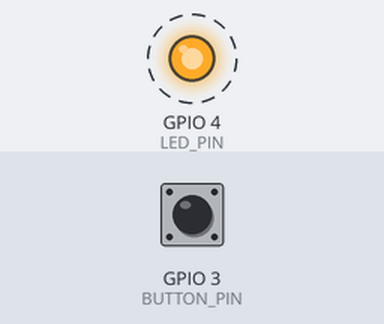
Simulated run of this sketch. Board: ESP32-C3. On the bench: output pins drawn as LEDs (lit = HIGH). Dashed ring = blinking. The inputs (shaded band) are chosen by the test bench; at power-on: GPIO 3 (BUTTON_PIN) HIGH. WiFi joins after 1.5 s; servers stay silent unless stated; uploads are accepted with an empty reply; what the sketch prints to the serial monitor is not drawn.

Above: at 3.06 s.
3.3 s: GPIO 3 (BUTTON_PIN) pulled LOW for 0.15 s
6.0 s: GPIO 3 (BUTTON_PIN) pulled LOW for 3.2 s
At 10.4 s:
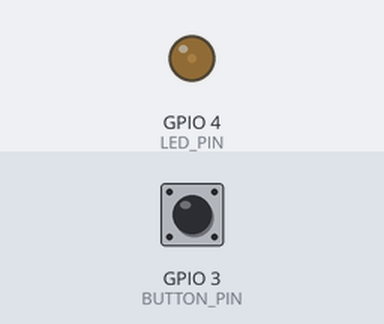
11.3 s: GPIO 3 (BUTTON_PIN) pulsed LOW 5 times (0.12 s each, 0.3 s apart)
At 14.4 s:
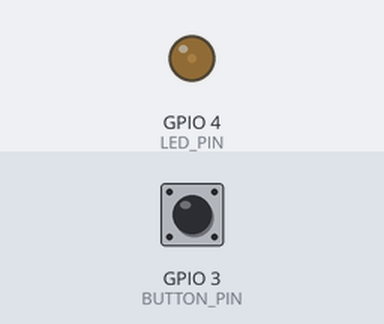
14.6 s: GPIO 3 (BUTTON_PIN) pulsed LOW 2 times (0.12 s each, 0.3 s apart)
At 16.01 s:
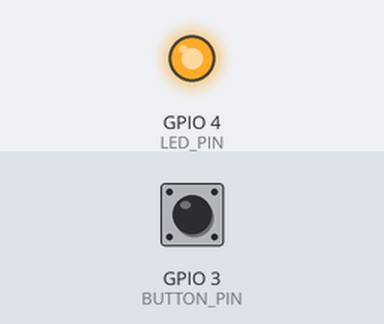
Timing chart, 0 to 18.0 s (numbered marks = the images above; inputs shaded):
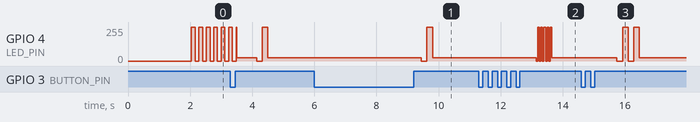

The sketch:

office_meetings_button.ino
```cpp
// Office Meetings — кнопка сбора на ESP32-C3 SuperMini, отправка через ntfy (интернет).
// 1 нажатие — курилка, 2 — обед.
//
// Подключение:
//   GPIO3 ── кнопка ── GND
//   GPIO4 ── резистор 220–330 Ом ── (+) светодиод (−) ── GND
//
// Плата в IDE: ESP32C3 Dev Module, USB CDC On Boot: Enabled
//
// Индикация:
//   быстро мигает      — подключается к Wi-Fi / Wi-Fi пропал
//   тускло горит        — подключен, готов
//   ярко мигает N раз   — отправил (1 — курилка, 2 — обед)
//   частая дробь        — не отправил (кулдаун, нет сети, ошибка сервера)

#include <WiFi.h>
#include <WiFiClientSecure.h>
#include <HTTPClient.h>

// ====== НАСТРОЙКИ ======
// Wi-Fi, сервер и топик — в secrets.h (не попадает в git, пример — secrets.example.h)
#include "secrets.h"

const int BUTTON_PIN = 3;
const int LED_PIN    = 4;

const uint8_t LED_DIM  = 25;
const uint8_t LED_FULL = 255;

const unsigned long DEBOUNCE_MS     = 40;
const unsigned long PRESS_WINDOW_MS = 600;
const unsigned long COOLDOWN_MS     = 1000;
// =======================

WiFiClientSecure secureClient;
WiFiClient plainClient;

// Кнопка
bool lastReading = HIGH;
bool stableState = HIGH;
unsigned long lastChangeTime = 0;
int pressCount = 0;
unsigned long lastPressTime = 0;

// Отправка
unsigned long lastSendTime = 0;
bool everSent = false;

// Светодиод
int flashToggles = 0;
unsigned long flashInterval = 150;
unsigned long lastFlashTime = 0;
bool flashOn = false;
int ledValue = -1;

// Wi-Fi
bool wasConnected = false;

void setLed(int value) {
  if (value != ledValue) {
    analogWrite(LED_PIN, value);
    ledValue = value;
  }
}

void startFlash(int times, unsigned long interval) {
  flashToggles  = times * 2;
  flashInterval = interval;
  lastFlashTime = millis();
  flashOn = false;
  setLed(0);
}

void flashSent(int times) { startFlash(times, 180); }
void flashError()         { startFlash(5, 50); }

void updateLed() {
  unsigned long now = millis();
  if (flashToggles > 0) {
    if (now - lastFlashTime >= flashInterval) {
      lastFlashTime = now;
      flashOn = !flashOn;
      flashToggles--;
      setLed(flashOn ? LED_FULL : 0);
    }
    return;
  }
  if (WiFi.status() == WL_CONNECTED) setLed(LED_DIM);
  else setLed(((now / 120) % 2) ? LED_FULL : 0);
}

void updateWiFiLog() {
  bool connected = WiFi.status() == WL_CONNECTED;
  if (connected != wasConnected) {
    wasConnected = connected;
    if (connected) Serial.printf("Wi-Fi подключен, IP: %s\n", WiFi.localIP().toString().c_str());
    else           Serial.println("Wi-Fi пропал, переподключаюсь");
  }
}

bool sendNtfy(const char* title, const char* message) {
  if (WiFi.status() != WL_CONNECTED) {
    Serial.println("Нет Wi-Fi, сообщение не ушло");
    return false;
  }

  String body = String("{\"topic\":\"") + NTFY_TOPIC +
                "\",\"title\":\"" + title +
                "\",\"message\":\"" + message +
                "\",\"priority\":4}";
  String url = String(NTFY_SERVER) + "/";

  HTTPClient http;
  bool begun = url.startsWith("https")
             ? http.begin(secureClient, url)
             : http.begin(plainClient, url);
  if (!begun) {
    Serial.println("Не удалось начать HTTP-запрос");
    return false;
  }
  http.setTimeout(8000);
  http.addHeader("Content-Type", "application/json");
  if (strlen(NTFY_TOKEN) > 0) {
    http.addHeader("Authorization", String("Bearer ") + NTFY_TOKEN);
  }

  int code = http.POST(body);
  http.end();
  Serial.printf("ntfy: %s → HTTP %d\n", title, code);
  return code == 200;
}

void handlePresses(int count) {
  if (everSent && millis() - lastSendTime < COOLDOWN_MS) {
    Serial.println("Кулдаун, не спамь");
    flashError();
    return;
  }

  bool ok;
  if (count == 1)      ok = sendNtfy("Курилка", "🚬 Сбор на курилку!");
  else if (count == 2) ok = sendNtfy("Обед", "🍲 Сбор на обед!");
  else {
    Serial.printf("%d нажатий — такой команды нет\n", count);
    flashError();
    return;
  }

  if (ok) {
    lastSendTime = millis();
    everSent = true;
    flashSent(count);
  } else {
    flashError();
  }
}

void updateButton() {
  bool reading = digitalRead(BUTTON_PIN);
  if (reading != lastReading) {
    lastChangeTime = millis();
    lastReading = reading;
  }
  if (millis() - lastChangeTime > DEBOUNCE_MS && reading != stableState) {
    stableState = reading;
    if (stableState == LOW) {
      pressCount++;
      lastPressTime = millis();
    }
  }
  if (pressCount > 0 && stableState == HIGH &&
      millis() - lastPressTime > PRESS_WINDOW_MS) {
    handlePresses(pressCount);
    pressCount = 0;
  }
}

void setup() {
  Serial.begin(115200);
  delay(2000);
  Serial.printf("Старт. Подключаюсь к сети: %s\n", WIFI_SSID);
  Serial.printf("ntfy: %s/%s\n", NTFY_SERVER, NTFY_TOPIC);

  pinMode(BUTTON_PIN, INPUT_PULLUP);
  pinMode(LED_PIN, OUTPUT);

  // Сертификат сервера не проверяем — для кнопки сбора это допустимо
  secureClient.setInsecure();

  WiFi.mode(WIFI_STA);
  WiFi.setAutoReconnect(true);
  WiFi.begin(WIFI_SSID, WIFI_PASS);
  WiFi.setTxPower(WIFI_POWER_8_5dBm);
}

void loop() {
  updateWiFiLog();
  updateButton();
  updateLed();
}
```

secrets.example.h
```cpp
// Скопируй этот файл в secrets.h рядом и заполни.
// secrets.h в git не попадает (.gitignore).
#pragma once

// Любая сеть с интернетом, 2.4 ГГц, без страницы входа и без WPA2-Enterprise
const char* WIFI_SSID = "ИМЯ_СЕТИ";
const char* WIFI_PASS = "ПАРОЛЬ";

// Должны совпадать с настройками программы на компах
const char* NTFY_SERVER = "https://ntfy.sh";
const char* NTFY_TOPIC  = "СЮДА_ТОПИК_ИЗ_topic.txt";
const char* NTFY_TOKEN  = "";   // токен, если свой ntfy-сервер с авторизацией
```

Measured:
- after the input at 6.0 s, GPIO 4 (LED_PIN): 25/255 → 0/255 after 3.4 s, → 255/255 0.18 s later, → 25/255 0.18 s later
- after the input at 11.3 s, GPIO 4 (LED_PIN): 25/255 → 0/255 after 1.8 s, then repeats every 0.10 s: 255/255 0.05 s, 0/255 0.05 s, until it stays 25/255 from 13.6 s
- after the input at 14.6 s, GPIO 4 (LED_PIN): 25/255 → 0/255 after 1.1 s, → 255/255 0.18 s later, → 0/255 0.18 s later, → 255/255 0.18 s later, … (5 changes in this stretch)
